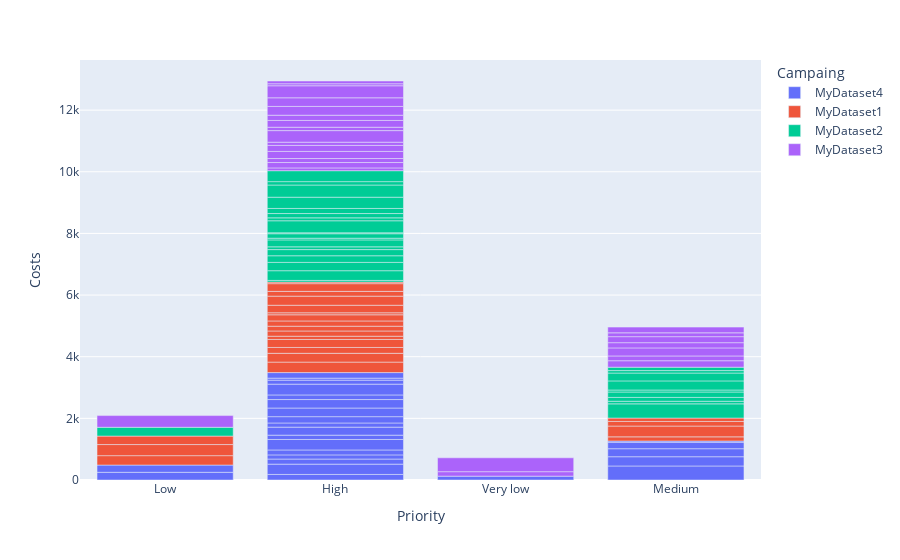

The code cell stored with this chart in its notebook:
### Code cell
fig = px.bar(df, x='Priority', y="Costs", color='Campaing')
fig.show()

### Figure 1 — Plotly figure (JSON) as saved in the notebook; plotly's stock layout.template omitted (floating-point values rounded to 4 significant figures)
{"data": [{"alignmentgroup": "True", "hoverlabel": {"namelength": 0}, "hovertemplate": "Campaing=MyDataset4<br>Priority=%{x}<br>Costs=%{y}", "legendgroup": "MyDataset4", "marker": {"color": "#636efa"}, "name": "MyDataset4", "offsetgroup": "MyDataset4", "orientation": "v", "showlegend": true, "textposition": "auto", "type": "bar", "x": ["Low", "High", "Very low", "High", "Medium", "Medium", "High", "High", "High", "High", "Low", "High", "High", "High", "High", "High", "High", "High", "Medium", "High", "High", "Medium", "High", "High", "Medium"], "xaxis": "x", "y": [250, 180, 125, 335, 455, 300, 165, 135, 160, 340, 235, 140, 260, 135, 205, 280, 275, 150, 260, 350, 130, 210, 65, 180, 40], "yaxis": "y"}, {"alignmentgroup": "True", "hoverlabel": {"namelength": 0}, "hovertemplate": "Campaing=MyDataset1<br>Priority=%{x}<br>Costs=%{y}", "legendgroup": "MyDataset1", "marker": {"color": "#EF553B"}, "name": "MyDataset1", "offsetgroup": "MyDataset1", "orientation": "v", "showlegend": true, "textposition": "auto", "type": "bar", "x": ["Low", "Low", "High", "High", "Medium", "High", "High", "High", "High", "Medium", "High", "High", "High", "Medium", "High", "High", "Low", "Medium", "High", "High", "High", "High"], "xaxis": "x", "y": [305, 360, 340, 285, 135, 190, 260, 105, 170, 350, 155, 170, 200, 150, 65, 245, 275, 110, 295, 155, 250, 50], "yaxis": "y"}, {"alignmentgroup": "True", "hoverlabel": {"namelength": 0}, "hovertemplate": "Campaing=MyDataset2<br>Priority=%{x}<br>Costs=%{y}", "legendgroup": "MyDataset2", "marker": {"color": "#00cc96"}, "name": "MyDataset2", "offsetgroup": "MyDataset2", "orientation": "v", "showlegend": true, "textposition": "auto", "type": "bar", "x": ["High", "High", "Medium", "Medium", "High", "Low", "High", "Medium", "Medium", "High", "High", "High", "High", "High", "High", "High", "Medium", "High", "High", "High", "Medium", "High", "Medium", "Medium", "Medium", "High", "High", "High"], "xaxis": "x", "y": [55, 315, 460, 85, 270, 285, 215, 125, 175, 200, 90, 225, 55, 145, 30, 390, 65, 95, 140, 165, 295, 365, 255, 80, 110, 395, 110, 355], "yaxis": "y"}, {"alignmentgroup": "True", "hoverlabel": {"namelength": 0}, "hovertemplate": "Campaing=MyDataset3<br>Priority=%{x}<br>Costs=%{y}", "legendgroup": "MyDataset3", "marker": {"color": "#ab63fa"}, "name": "MyDataset3", "offsetgroup": "MyDataset3", "orientation": "v", "showlegend": true, "textposition": "auto", "type": "bar", "x": ["High", "High", "High", "High", "Medium", "Medium", "High", "High", "High", "High", "Very low", "High", "Low", "High", "High", "Medium", "Medium", "Medium", "Medium", "Medium", "High", "High", "High", "Very low", "High"], "xaxis": "x", "y": [90, 175, 130, 230, 210, 155, 195, 105, 375, 110, 145, 220, 380, 170, 285, 260, 170, 195, 125, 185, 280, 390, 65, 450, 90], "yaxis": "y"}], "layout": {"barmode": "relative", "legend": {"title": {"text": "Campaing"}, "tracegroupgap": 0}, "margin": {"t": 60}, "xaxis": {"anchor": "y", "domain": [0, 1], "title": {"text": "Priority"}}, "yaxis": {"anchor": "x", "domain": [0, 1], "title": {"text": "Costs"}}}}
